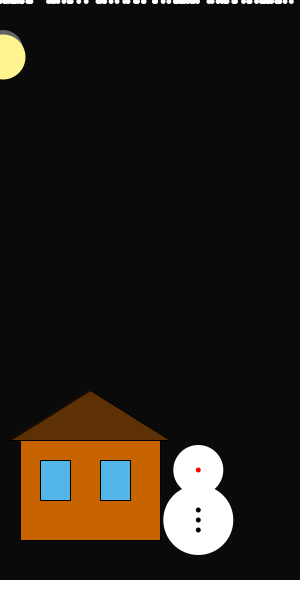
Frame 1 (no input)
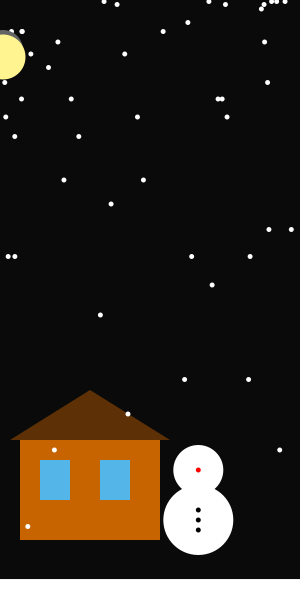
Frame 60 (the mouse pressed at the canvas centre just before this capture)
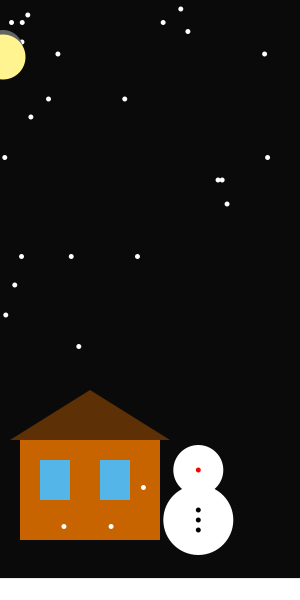
Frame 120 (the mouse held since frame 60 and released just before this capture)

The Processing sketch that drew these frames (run headless with seeded random() and noise(); from frame 60 on, the mouse is pressed at the canvas centre):

// Processing sketch: processing_119370
// ── processing_119370.pde

Time[] snow = new Time [80];
//snowman man;
float s, h;

void setup() {
  size(300, 600);
  //man = new snowman();
  for (int i = 0; i < snow.length; i ++) {
    snow[i] = new Time(random(width));
  }
  frameRate(40);
  smooth();
  //for (int i = 0; i < man.length; i ++) {
  //man[i] = new snowman(50);
  //}


  // The snow stacking up on the floor! 
  s = 20;
  h = 580;
}


void draw() {
  background(10);
  
  fill(93,49,5);
  triangle(90,390,10,440,170,440);
  fill(200,100,0);
  rect(20,440,140,100);
  fill(84,181,232);
  rect(40,460,30,40);
  rect(100,460,30,40);

  fill(255);
  for (int i = 0; i < snow.length; i ++) {
    //ball[i] = new DroppingBall(random(width));
    snow[i].update();
    snow[i].display();
  }
  //if (millis() - lastDrop > dropRate) {
  //ball[i].reset();
  //lastDrop = millis();
  //}
  //println(millis()); millis = one thousand second
  //for (int i = 0; i < man.length; i ++) {
  //ball[i] = new DroppingBall(random(width));
  //man.update();
  //man.display();
  //}
  
  fill(255);
  float minuteMap= map(minute(), 0, 59, 0, width);
  ellipse(minuteMap, 470, 50, 50);
  ellipse(minuteMap, 520, 70, 70);
 
  
  fill(0);
  ellipse(minuteMap, 510, 5, 5);
  ellipse(minuteMap, 520, 5, 5);
  ellipse(minuteMap, 530, 5, 5);

  fill(255, 0, 0);
  noStroke();
  ellipse(minuteMap, 470, 5, 5 );

  fill(255);
  //float hourmap=map(hour(), 0, 23, 0, width);
  //int hr = hour();
  rect(0, h, 300, s);

  s = s + 0.016;
  h = h - 0.016;
  //snow stacking credit to http://www.openprocessing.org/sketch/42309

  fill(100);
  noStroke();
  smooth();
  int hr = hour();
  ellipse(hr, 50, 40, 40);
  fill(255,244,144);
  ellipse(hr, 57, 45, 45);
  
  
}

class Time {
  float y;
  float x;
  float ySpeed;
  float gravity;
  int lastDrop;
  int dropRate;
  Time(float tempx) {
    y=0;
    ySpeed =0;
    gravity=1.5;
    x = tempx;
    lastDrop = millis()+int (random(0, 100));
    dropRate = int(random(1000)) + 1000;
  }

  void display () {
    noStroke();
    ellipse(x, y, 5, 5);
  }

  void update () {
    ySpeed += gravity;//acceleration
    y += ySpeed;//actual movement of the object
    if ( millis() - lastDrop > dropRate ) {
      reset();
      lastDrop = millis();
    }
  }

  //if (y>height) {
  //reset();// ball back to start and repeating
  //}

  void reset () {
    y=0;
    ySpeed=0;
  }
}
